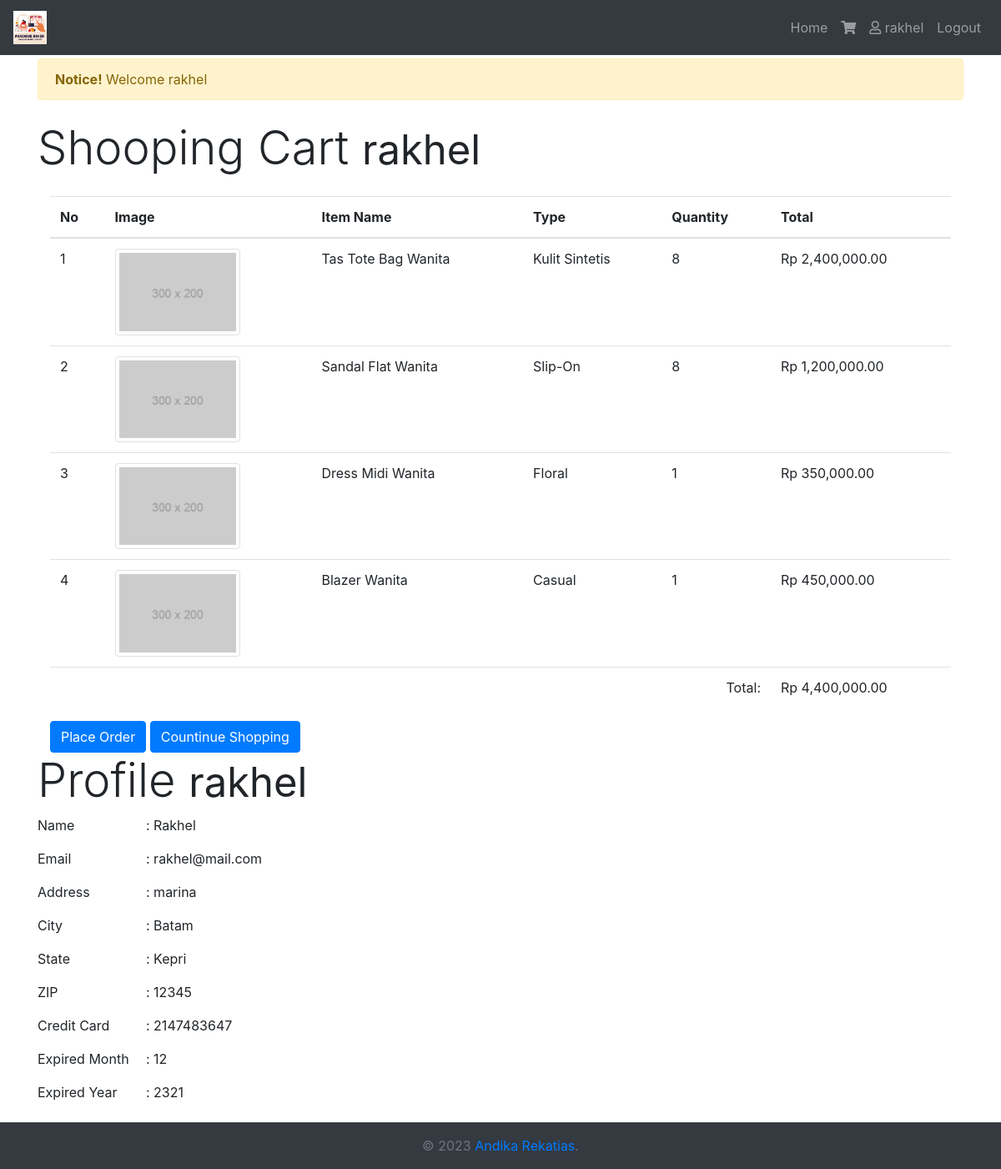
The page /?url=cart&&po=1 (signed in) on the database its author committed.
### tables this page shows
CREATE TABLE `item` (
  `id_i` int(11) NOT NULL,
  `id_u` int(11) NOT NULL,
  `i_name` varchar(50) NOT NULL,
  `type` varchar(30) NOT NULL,
  `image` varchar(100) NOT NULL,
  `price` decimal(10,2) NOT NULL
);

CREATE TABLE `cart` (
  `id_c` int(11) NOT NULL,
  `id_u` int(11) NOT NULL,
  `id_i` int(11) NOT NULL,
  `quantity` int(11) NOT NULL
);

CREATE TABLE `buyers` (
  `id_p` int(11) NOT NULL,
  `id_u` int(11) NOT NULL,
  `name` varchar(50) NOT NULL,
  `email` varchar(100) NOT NULL,
  `address` varchar(255) NOT NULL,
  `city` varchar(50) NOT NULL,
  `state` varchar(50) NOT NULL,
  `zip` int(5) NOT NULL,
  `cc` int(16) NOT NULL,
  `month_exp` int(2) NOT NULL,
  `year_exp` int(4) NOT NULL
);

### app/koneksi.php (called while the page is built, shortened)
<?php
    class Koneksi {
        function __construct()
        {
            $this->kon = mysqli_connect("localhost", "root", "") or die("Couldn't connect to MySQL server");
            $this->baseUrl = "http://" . $_SERVER['SERVER_NAME'] . "/task2/";
            $this->prosesUrl = $this->baseUrl . "proses/";
        }
    }
?>

### app/buyer.php (called while the page is built, shortened)
<?php
require_once('koneksi.php');
class Buyer{
    public function __construct(){
        $kon = new Koneksi();
        $this->koneksi = $kon->kon;
        $this->pb = mysqli_query($this->koneksi, "SELECT * FROM buyers");
    }
}
?>

### inc/auth.php (called while the page is built, shortened)
<?php
require_once('app/koneksi.php');
require_once('app/cart.php');
require_once('app/buyer.php');
$buyer = new Buyer();
?>

### app/cart.php (the view, shortened to what this page needs)
<?php
require_once('koneksi.php');
class Cart{
    public $koneksi;
    private $image;
    public $baseUrl;
    public function __construct(){
        $kon = new Koneksi();
        $this->koneksi = $kon->kon;
        $this->baseUrl = $kon->baseUrl;
    }
    public function showCart(){
        $query = mysqli_query($this->koneksi,"SELECT c.quantity, i.i_name, i.type, i.image, i.price
        FROM cart c
        JOIN item i ON c.id_i = i.id_i
        JOIN user u ON c.id_u = u.id_user
        WHERE u.id_user = '".$_SESSION['id_user']."'");
        $this->cr = array();
        while ($result = mysqli_fetch_array($query)) {
            $this->i_name = $result['i_name'];
            $this->type = $result['type'];
            $this->image = $result['image'];
            $this->price = $result['price'];
            $this->quantity = $result['quantity'];
            if (isset($this->cr[$this->i_name])) {
                $this->cr[$this->i_name]['quantity'] += $this->quantity;
            } else {
                $this->cr[$this->i_name] = array('quantity' => $this->quantity, 'type' => $this->type , 'image' => $this->image, 'price' => $this->price);
            }
          }
          $no = 1;
          foreach($this->cr as $this->i_name => $this->item){
            $totalItem = $this->item['price'] * $this->item['quantity'];
            echo "<tr>";
            echo "<td>" . $no++ . "</td>";
            echo "<td><img class='img-fluid img-thumbnail' src=" . $this->baseUrl. "assets/img/" .$this->image . " alt=" . $this->i_name . " style='width:150px'></td>";
            echo "<td>" . $this->i_name . "</td>";
            echo "<td>" . $this->item['type'] . "</td>";
            echo "<td>" . $this->item['quantity'] . "</td>";
            echo "<td>Rp " . number_format($totalItem,2) . "</td>";
            echo "</tr>";
          }
    }
}
?>

### profile.php (shortened to what this page needs)
<h1 class="display-4">Profile <small><?=$_SESSION['username']?></small></h1>
<?php
$id_u = $_SESSION['id_user'];
$check = mysqli_query($buyer->koneksi, "SELECT * FROM buyers WHERE id_u = '$id_u'");
if (mysqli_num_rows($check) > 0) {
    $query =  mysqli_query($buyer->koneksi,"SELECT * FROM buyers WHERE id_u = '$id_u'");
    $result = mysqli_fetch_array($query);
    ?>
    <p><span class="plabel">Name</span>: <?php echo $result['name']; ?></p>
    <p><span class="plabel">Email</span>: <?php echo $result['email']; ?></p>
    <p><span class="plabel">Address</span>: <?php echo $result['address']; ?></p>
    <p><span class="plabel">City</span>: <?php echo $result['city']; ?></p>
    <p><span class="plabel">State</span>: <?php echo $result['state']; ?></p>
    <p><span class="plabel">ZIP</span>: <?php echo $result['zip']; ?></p>
    <p><span class="plabel">Credit Card</span>: <?php echo $result['cc']; ?></p>
    <p><span class="plabel">Expired Month</span>: <?php echo $result['month_exp']; ?></p>
    <p><span class="plabel">Expired Year</span>: <?php echo $result['year_exp']; ?></p>
    <?php
}
?>

### inc/header.php (style rules this page uses)
.plabel { display: inline-block; width: 120px; margin-right: 10px; }

### rows shown on the page
item: image (picture), i_name "Blazer Wanita", type "Casual", price.quantity "450,000.00"
item: type "Floral", price.quantity "350,000.00"
cart: quantity "1"
cart: quantity "1"
buyers: name "Rakhel", email "rakhel@mail.com", address "marina", city "Batam", state "Kepri", zip "12345", cc "2147483647", month_exp "12", year_exp "2321"

### other values the page prints
$_SESSION['username'] "rakhel"
$msg "Welcome rakhel"
$this->i_name "Tas Tote Bag Wanita"
$this->item['type'] "Kulit Sintetis"
$this->item['quantity'] "8"
$totalItem "2,400,000.00"
$this->i_name "Sandal Flat Wanita"
$this->item['type'] "Slip-On"
$totalItem "1,200,000.00"
$this->i_name "Dress Midi Wanita"
$cart->totalPrice "4,400,000.00"
